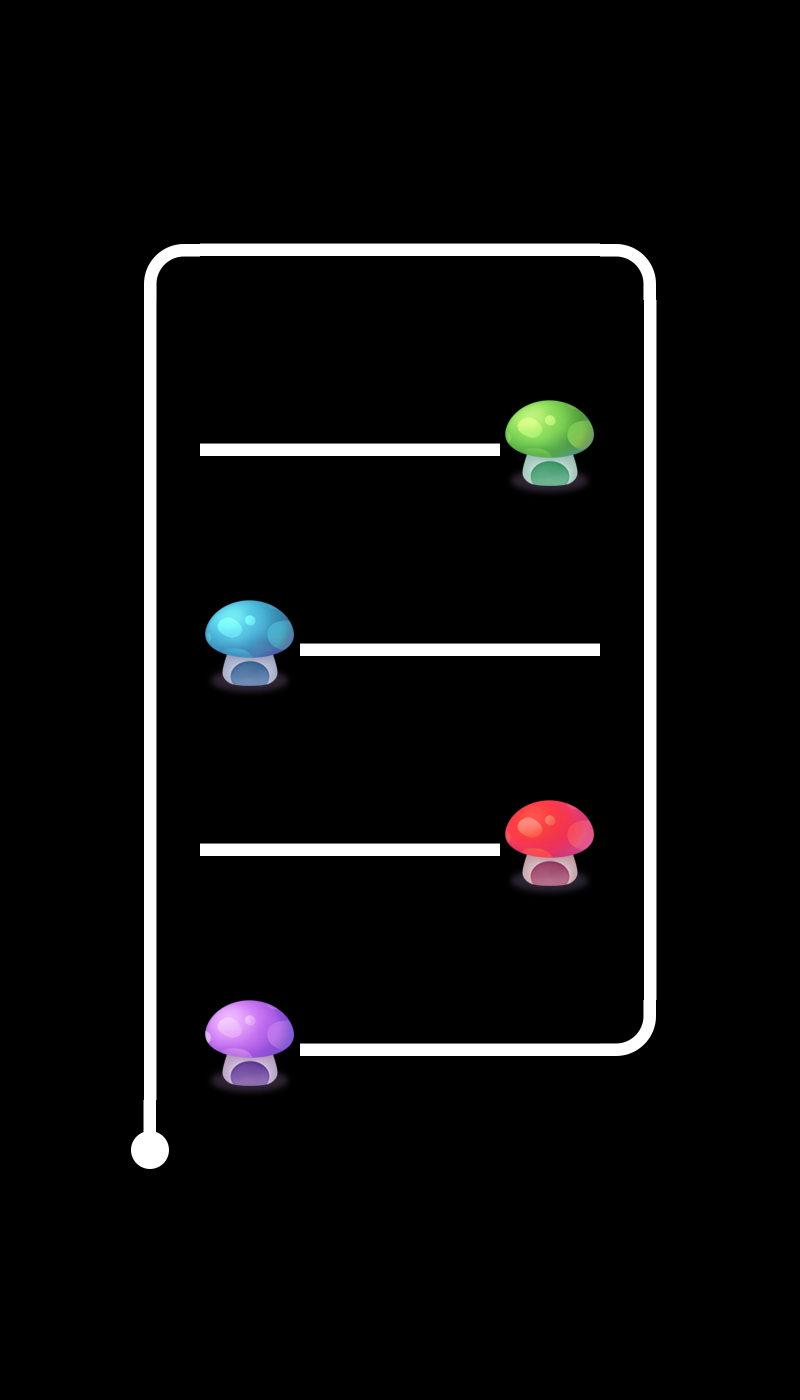

Rendered tile map (Tiled .tmx) drawn with the repository's tilesets; below, a short description and the map source with its tile grids summarised:
An orthogonal 8x14 tile map with 100x100 px tiles, 1 tile layer (layer0) and 3 objects.

<map version="1.0" orientation="orthogonal" renderorder="right-down" width="8" height="14" tilewidth="100" tileheight="100" nextobjectid="4">
 <tileset firstgid="1" name="tiled" tilewidth="100" tileheight="100">
  <image source="tiled.png" width="500" height="400" />
 </tileset>
 <layer name="layer0" width="8" height="14">
  <data>[112 cells, 39 non-empty, 10 distinct tile ids]</data>
 </layer>
 <objectgroup name="object1">
  <object id="1" x="121.212" y="821.212" width="51.5152" height="57.5758">
   <properties>
    <property name="id" value="0" />
   </properties>
  </object>
  <object id="2" x="121.212" y="424.242" width="54.5455" height="51.5152">
   <properties>
    <property name="id" value="1" />
   </properties>
  </object>
  <object id="3" x="627.273" y="627.273" width="54.5455" height="54.5455">
   <properties>
    <property name="id" value="2" />
   </properties>
  </object>
 </objectgroup>
</map>
